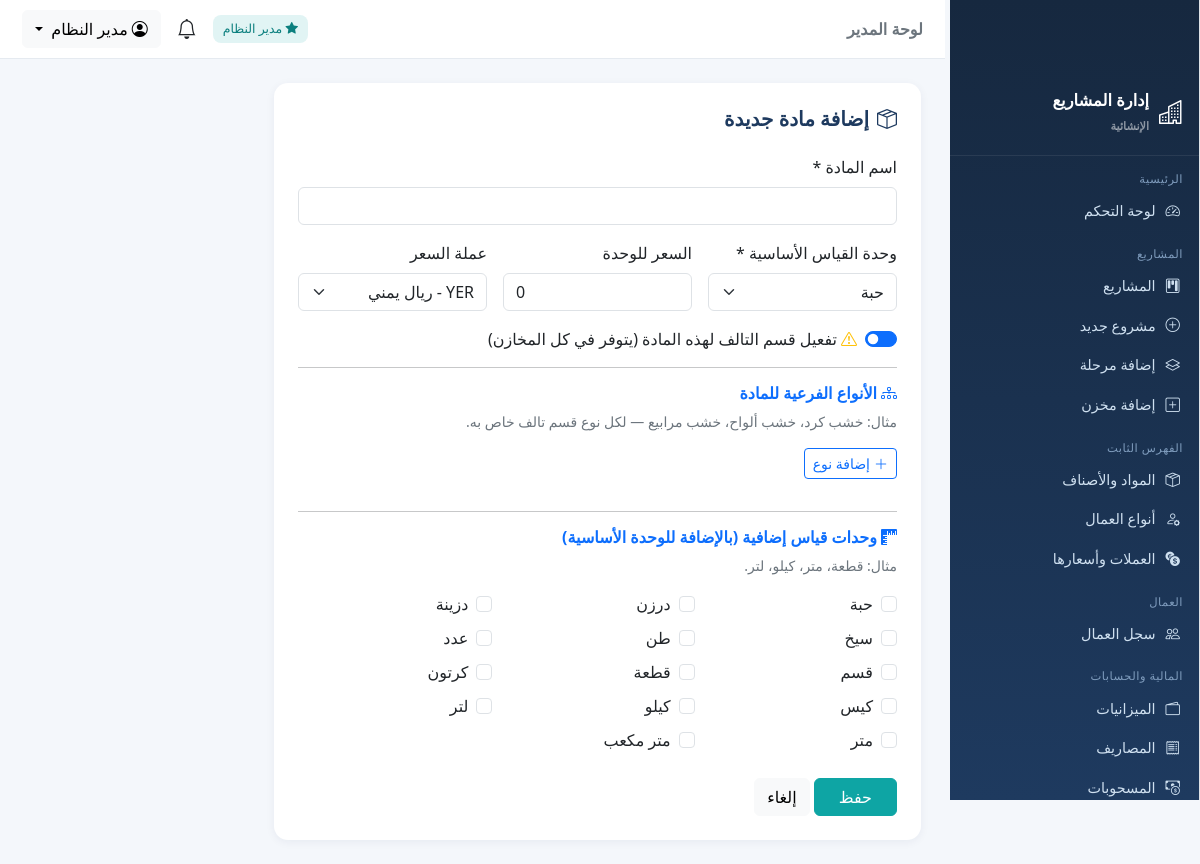
The app's page /materials/add (signed in) with its own data.
### tables this page shows
CREATE TABLE users (
  id INTEGER PRIMARY KEY AUTOINCREMENT,
  username VARCHAR(100) NOT NULL UNIQUE,
  password_hash VARCHAR(255) NOT NULL,
  full_name VARCHAR(200) NOT NULL,
  role TEXT NOT NULL DEFAULT 'supervisor',
  project_id INT DEFAULT NULL ,
  phone VARCHAR(50) DEFAULT NULL,
  is_active INTEGER DEFAULT 1,
  created_at TIMESTAMP DEFAULT CURRENT_TIMESTAMP,
  CONSTRAINT fk_user_project FOREIGN KEY (project_id) REFERENCES projects(id) ON DELETE SET NULL
);

CREATE TABLE units (
  id INTEGER PRIMARY KEY AUTOINCREMENT,
  name_ar VARCHAR(100) NOT NULL UNIQUE,
  created_at TIMESTAMP DEFAULT CURRENT_TIMESTAMP
);

### catalog.py (the view, shortened to what this page needs)
@catalog_bp.route('/materials/add', methods=['GET', 'POST'])
@require_roles('admin', 'supervisor')
def add_material():
    units = db_query("SELECT * FROM units ORDER BY name_ar")
    currencies = db_query("SELECT * FROM currencies ORDER BY is_local DESC, name_ar")
    return render_template('materials/form.html', item=None, units=units, currencies=currencies,
                           types=[], mat_units=[])

### app.py (called while the page is built)
@app.context_processor
def inject_globals():
    u = g.get('current_user')
    unread = 0
    if u:
        unread = db.db_query("SELECT COUNT(*) AS c FROM notifications WHERE user_id=%s AND is_read=0",
                             (u['id'],), one=True)['c']
    return {
        'cur_user': u,
        'is_admin': is_admin(),
        'scope_pid': scope_project_id(),
        'unread_count': unread,
        'today': date.today(),
        'money': db.money,
        'cur_name': lambda cid: (db.cur_by_id(cid) or {}).get('name_ar', ''),
        'cur_code': lambda cid: (db.cur_by_id(cid) or {}).get('code', ''),
        'APP_NAME': 'نظام إدارة المشاريع الإنشائية',
    }

### auth.py (called while the page is built)
def current_user():
    uid = session.get('user_id')
    if not uid:
        return None
    return db_query("SELECT * FROM users WHERE id=%s", (uid,), one=True)

@auth_bp.before_app_request
def load_user():
    g.current_user = current_user()

def require_login(fn):
    @wraps(fn)
    def wrapper(*args, **kwargs):
        if not session.get('user_id'):
            return redirect(url_for('auth.login', next=request.path))
        return fn(*args, **kwargs)
    return wrapper

def require_roles(*roles):
    def deco(fn):
        @wraps(fn)
        @require_login
        def wrapper(*args, **kwargs):
            u = g.get('current_user')
            if not u or u['role'] not in roles:
                flash('ليست لديك صلاحية الوصول إلى هذه الصفحة', 'warning')
                return redirect(url_for('dashboard.index'))
            return fn(*args, **kwargs)
        return wrapper
    return deco

def is_admin():
    u = g.get('current_user')
    return bool(u and u['role'] == 'admin')

def scope_project_id():
    u = g.get('current_user')
    if not u or u['role'] == 'admin':
        return None
    return u['project_id']

### db.py (called while the page is built)
def _translate_sql(sql):
    out, i, n = [], 0, len(sql)
    in_str, quote = False, None
    while i < n:
        ch = sql[i]
        if in_str:
            out.append(ch)
            if ch == quote:
                in_str = False
            i += 1; continue
        if ch in ("'", '"'):
            in_str = True; quote = ch; out.append(ch); i += 1; continue
        if ch == '%' and i + 1 < n and sql[i + 1] == 's':
            out.append('?'); i += 2; continue
        out.append(ch); i += 1
    text = ''.join(out)
    text = re.sub(r"(\w+)\s*<=>\s*\?",
                  r"(\1 IS ? OR (\1 IS NULL AND ? IS NULL))",
                  text)
    return text

### templates/materials/form.html (shortened to what this page needs)
{% extends 'base.html' %}
{% block content %}
<div class="card p-4" style="max-width:760px">
  <h5 class="page-title mb-4"><i class="bi bi-box-seam me-2"></i>{{ 'تعديل المادة' if item else 'إضافة مادة جديدة' }}</h5>
  <form method="post" action="{{ url_for('catalog.edit_material', mid=item.id) if item else url_for('catalog.add_material') }}">
    <div class="mb-3"><label class="form-label">اسم المادة *</label>
      <input class="form-control" name="name_ar" required value="{{ item.name_ar if item else '' }}"></div>
    <div class="row g-3 mb-3">
      <div class="col-md-4"><label class="form-label">وحدة القياس الأساسية *</label>
        <select class="form-select" name="unit_id" required>
          {% for u in units %}<option value="{{ u.id }}" {{ 'selected' if item and item.unit_id==u.id }}>{{ u.name_ar }}</option>{% endfor %}
        </select></div>
      <div class="col-md-4"><label class="form-label">السعر للوحدة</label>
        <input type="number" step="any" class="form-control" name="price_per_unit" value="{{ item.price_per_unit if item else 0 }}"></div>
      <div class="col-md-4"><label class="form-label">عملة السعر</label>
        <select class="form-select" name="currency_id">
          {% for c in currencies %}<option value="{{ c.id }}" {{ 'selected' if item and item.currency_id==c.id }}>{{ c.code }} - {{ c.name_ar }}</option>{% endfor %}
        </select></div>
    </div>
    <div class="form-check form-switch mb-3">
      <input class="form-check-input" type="checkbox" name="has_damage" id="has_damage" value="1"
             {{ 'checked' if (item and item.has_damage) or not item }}>
      <label class="form-check-label" for="has_damage"><i class="bi bi-exclamation-triangle text-warning me-1"></i>تفعيل قسم التالف لهذه المادة (يتوفر في كل المخازن)</label>
    </div>
    <hr>
    <h6 class="fw-bold text-primary mb-2"><i class="bi bi-diagram-3 me-1"></i>الأنواع الفرعية للمادة</h6>
    <p class="text-secondary small">مثال: خشب كرد، خشب ألواح، خشب مرابيع — لكل نوع قسم تالف خاص به.</p>
    <button type="button" class="btn btn-sm btn-outline-primary mb-3" onclick="addType()"><i class="bi bi-plus-lg me-1"></i>إضافة نوع</button>
    <hr>
    <h6 class="fw-bold text-primary mb-2"><i class="bi bi-rulers me-1"></i>وحدات قياس إضافية (بالإضافة للوحدة الأساسية)</h6>
    <p class="text-secondary small">مثال: قطعة، متر، كيلو، لتر.</p>
    <div class="row g-2 mb-2">
      {% for u in units %}
      {% set is_checked = (item and item.unit_id==u.id) or (mat_units and u.id in mat_units|map(attribute='unit_id')|list) %}
      {% if not is_checked %}
      <div class="col-md-4"><div class="form-check">
        <input class="form-check-input" type="checkbox" name="extra_unit" value="{{ u.id }}" id="uu{{ u.id }}">
        <label class="form-check-label" for="uu{{ u.id }}">{{ u.name_ar }}</label>
      </div></div>
      {% endif %}
      {% endfor %}
    </div>
    <div class="mt-4">
      <button class="btn btn-primary px-4">حفظ</button>
      <a class="btn btn-light" href="{{ url_for('catalog.list_materials') }}">إلغاء</a>
    </div>
  </form>
</div>
{% endblock %}

### templates/base.html (shortened to what this page needs)
{% set role = cur_user.role if cur_user else '' %}
<!doctype html>
<html lang="ar" dir="rtl">
<head>
  <link href="https://cdn.jsdelivr.net/npm/bootstrap@5.3.3/dist/css/bootstrap.rtl.min.css" rel="stylesheet">
  <link href="https://cdn.jsdelivr.net/npm/bootstrap-icons@1.11.3/font/bootstrap-icons.min.css" rel="stylesheet">
</head>
<body>
  {% if cur_user %}
  <div id="wrapper" class="d-flex">
    <aside class="sidebar" id="sidebar">
      <div class="brand"><i class="bi bi-buildings fs-4"></i><span>إدارة المشاريع<br><small class="text-white-50"
            style="font-size:.7rem">الإنشائية</small></span></div>
      <div class="nav-section">الرئيسية</div>
      <a class="nav-item {{ 'active' if request.endpoint=='dashboard.index' }}"
        href="{{ url_for('dashboard.index') }}"><i class="bi bi-speedometer2"></i> لوحة التحكم</a>
      <div class="nav-section">المشاريع</div>
      <a class="nav-item {{ 'active' if request.endpoint in ['projects.list_projects','projects.view_project','projects.add_project','projects.edit_project'] }}"
        href="{{ url_for('projects.list_projects') }}"><i class="bi bi-kanban"></i> المشاريع</a>
      {% if is_admin %}
      <a class="nav-item" href="{{ url_for('projects.add_project') }}"><i class="bi bi-plus-circle"></i> مشروع جديد</a>
      <a class="nav-item" href="{{ url_for('projects.add_phase') }}"><i class="bi bi-layers"></i> إضافة مرحلة</a>
      {% endif %}
      <a class="nav-item" href="{{ url_for('projects.add_warehouse') }}"><i class="bi bi-plus-square"></i> إضافة
        مخزن</a>
      <div class="nav-section">الفهرس الثابت</div>
      <a class="nav-item {{ 'active' if request.endpoint.startswith('catalog.list_materials') }}"
        href="{{ url_for('catalog.list_materials') }}"><i class="bi bi-box-seam"></i> المواد والأصناف</a>
      <a class="nav-item {{ 'active' if request.endpoint.startswith('catalog.list_worker_types') }}"
        href="{{ url_for('catalog.list_worker_types') }}"><i class="bi bi-person-gear"></i> أنواع العمال</a>
      {% if is_admin %}
      <a class="nav-item {{ 'active' if request.endpoint.startswith('catalog.list_currencies') }}"
        href="{{ url_for('catalog.list_currencies') }}"><i class="bi bi-currency-exchange"></i> العملات وأسعارها</a>
      {% endif %}
      <div class="nav-section">العمال</div>
      <a class="nav-item {{ 'active' if request.endpoint.startswith('workers.') }}"
        href="{{ url_for('workers.list_workers') }}"><i class="bi bi-people"></i> سجل العمال</a>
      <div class="nav-section">المالية والحسابات</div>
      <a class="nav-item {{ 'active' if request.endpoint.startswith('finance.list_budgets') }}"
        href="{{ url_for('finance.list_budgets') }}"><i class="bi bi-wallet2"></i> الميزانيات</a>
      <a class="nav-item {{ 'active' if request.endpoint.startswith('finance.list_expenses') }}"
        href="{{ url_for('finance.list_expenses') }}"><i class="bi bi-receipt"></i> المصاريف</a>
      <a class="nav-item {{ 'active' if request.endpoint.startswith('finance.list_withdrawals') }}"
        href="{{ url_for('finance.list_withdrawals') }}"><i class="bi bi-cash-coin"></i> المسحوبات</a>
    </aside>
    <div class="flex-grow-1 main-wrap">
      <nav class="topbar">
        <div>
          <span class="fw-bold text-secondary">{{ 'لوحة المدير' if is_admin else 'لوحة المشرف' }}</span>
        </div>
        <div class="d-flex align-items-center gap-3">
          {% if is_admin %}<span class="badge-soft"><i class="bi bi-star-fill"></i> مدير النظام</span>{% endif %}
          <a class="position-relative text-dark text-decoration-none"
            href="{{ url_for('notifications.list_notifications') }}" title="الإشعارات">
            <i class="bi bi-bell fs-5"></i>
          </a>
          <div class="dropdown">
            <button class="btn btn-light dropdown-toggle" data-bs-toggle="dropdown">
              <i class="bi bi-person-circle me-1"></i>{{ cur_user.full_name }}
            </button>
          </div>
        </div>
      </nav>
      <main class="container-fluid p-4">
        {% block content %}{% endblock %}
      </main>
    </div>
  </div>
  {% else %}
  {% block auth_content %}{% endblock %}
  {% endif %}
</body>
</html>

### templates/base.html (style rules this page uses)
.sidebar { position: fixed !important; top: 0 !important; left: 0 !important; bottom: 0 !important; width: 250px !important; height: 100vh !important; overflow-y: auto !important; background-color: #f8f9fa !important; border-right: 1px solid #dee2e6 !important; padding-top: 70px !important; z-index: 1000 !important; scrollbar-width: thin; scrollbar-color: #c1c1c1 transparent; }
main { margin-left: 250px !important; width: calc(100% - 250px) !important; max-width: calc(100% - 250px) !important; flex: 0 0 auto !important; padding-top: 20px !important; }
:root { --primary: #1e3a5f; --accent: #0ea5a4; --light: #f4f7fb; --sidebar-w: 255px; }
* { font-family: "Segoe UI", Tahoma, Arial, sans-serif; }
body { background: var(--light); }
#wrapper { min-height: 100vh; }
.sidebar { width: var(--sidebar-w); background: linear-gradient(180deg, #16283f, #1e3a5f); min-height: 100vh; position: fixed; right: 0; top: 0; z-index: 1040; color: #cfe0f0; transition: .25s; overflow-y: auto; }
.sidebar .brand { display: flex; align-items: center; gap: 10px; padding: 18px 16px; border-bottom: 1px solid rgba(255, 255, 255, .08); color: #fff; font-weight: 700; font-size: 1.02rem; }
.sidebar .nav-section { font-size: .72rem; color: #7f9cbd; padding: 14px 16px 4px; letter-spacing: .5px; }
.sidebar a.nav-item { display: flex; align-items: center; gap: 10px; padding: 9px 16px; color: #cfe0f0; text-decoration: none; font-size: .9rem; border-right: 3px solid transparent; }
.topbar { background: #fff; border-bottom: 1px solid #e5eaf0; padding: 10px 22px; display: flex; align-items: center; justify-content: space-between; position: sticky; top: 0; z-index: 1030; }
.main-wrap { margin-right: var(--sidebar-w); }
.card { border: 0; border-radius: 14px; box-shadow: 0 2px 10px rgba(20, 40, 80, .06); }
.badge-soft { background: rgba(14, 165, 164, .12); color: #0b7f7e; padding: 5px 10px; border-radius: 8px; font-size: .78rem; }
.page-title { font-weight: 700; color: var(--primary); }
.btn-primary { background: var(--accent); border-color: var(--accent); }

### records on screen
users: full_name "مدير النظام"
units: name_ar "حبة"
units: name_ar "درزن"
units: name_ar "دزينة"
units: name_ar "سيخ"
units: name_ar "طن"
units: name_ar "عدد"
units: name_ar "قسم"
units: name_ar "قطعة"
units: name_ar "كرتون"
units: name_ar "كيس"
units: name_ar "كيلو"
units: name_ar "لتر"
units: name_ar "متر"
units: name_ar "متر مكعب"

### other values on screen
{{ 'لوحة المدير' if is_admin else 'لوحة المشرف' }} "لوحة المدير"
{{ 'تعديل المادة' if item else 'إضافة مادة جديدة' }} "إضافة مادة جديدة"
form field unit_id "حبة"
form field currency_id "YER - ريال يمني"
